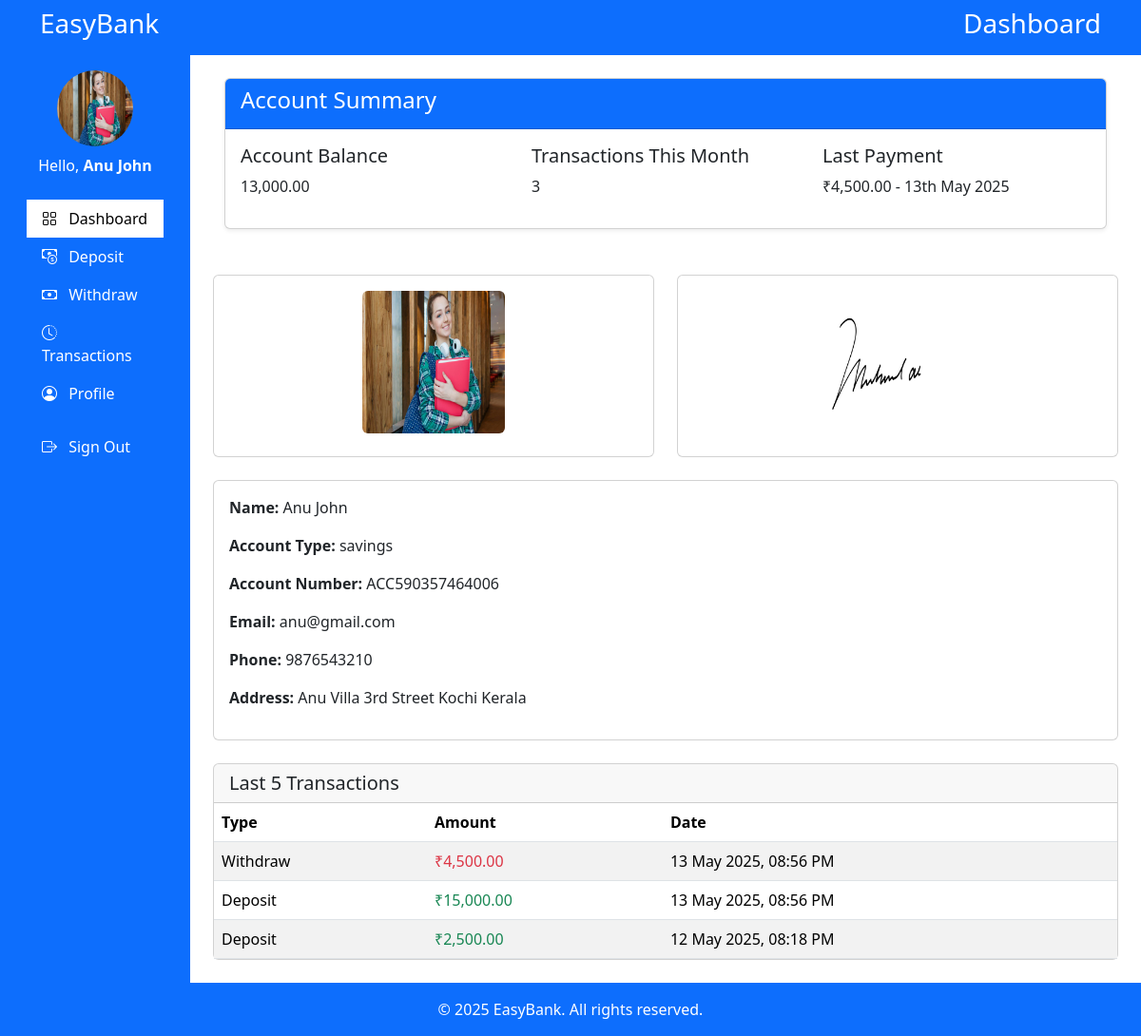
The page /dashboard.php (signed in) on the database its author committed.
### tables this page shows
CREATE TABLE IF NOT EXISTS `accounts` (
  `id` int NOT NULL AUTO_INCREMENT,
  `fullname` varchar(255) NOT NULL,
  `dob` date DEFAULT NULL,
  `gender` enum('Male','Female','Other') DEFAULT NULL,
  `email` varchar(191) NOT NULL,
  `phone` varchar(20) NOT NULL,
  `address` text NOT NULL,
  `account_type` varchar(50) NOT NULL,
  `pan_number` varchar(20) DEFAULT NULL,
  `photo` varchar(255) DEFAULT NULL,
  `id_proof` varchar(255) DEFAULT NULL,
  `signature` varchar(255) DEFAULT NULL,
  `account_number` varchar(20) NOT NULL,
  `password` varchar(255) NOT NULL,
  `created_at` timestamp NULL DEFAULT CURRENT_TIMESTAMP,
  `balance` decimal(10,2) NOT NULL DEFAULT '0.00',
  PRIMARY KEY (`id`),
  UNIQUE KEY `email` (`email`),
  UNIQUE KEY `account_number` (`account_number`)
);

CREATE TABLE IF NOT EXISTS `transactions` (
  `id` int NOT NULL AUTO_INCREMENT,
  `user_id` int NOT NULL,
  `type` enum('deposit','withdraw') NOT NULL,
  `amount` decimal(10,2) NOT NULL,
  `created_at` datetime DEFAULT CURRENT_TIMESTAMP,
  PRIMARY KEY (`id`),
  KEY `user_id` (`user_id`)
);

### dashboard.php (the view, shortened to what this page needs)
<?php
require 'db.php';
$user_id = $_SESSION['user_id'];
$stmt = $conn->prepare("SELECT fullname, email, phone, address, account_type,
photo, signature, account_number, balance FROM accounts WHERE id = ?");
$stmt->bind_param("i", $user_id);
$stmt->execute();
$stmt->bind_result(
    $fullname,
    $email,
    $phone,
    $address,
    $account_type,
    $photo,
    $signature,
    $account_number,
    $balance
);
$transactionsStmt = $conn->prepare("SELECT type, amount, created_at FROM transactions WHERE user_id = ? ORDER BY created_at DESC LIMIT 5");
$transactionsStmt->bind_param("i", $user_id);
$transactionsStmt->execute();
$transactionsResult = $transactionsStmt->get_result();
$month = date('m');
$year = date('Y');
$stmt = $conn->prepare("SELECT COUNT(*) AS txn_count FROM transactions WHERE user_id = ? AND MONTH(created_at) = ? AND YEAR(created_at) = ?");
$stmt->bind_param("iii", $user_id, $month, $year);
$stmt->execute();
$result = $stmt->get_result();
$row = $result->fetch_assoc();
$transactions_this_month = $row['txn_count'];
$last_amount = '0.00';
$last_date = 'No payments yet';
$stmt = $conn->prepare("SELECT amount, created_at FROM transactions WHERE user_id = ? ORDER BY created_at DESC LIMIT 1");
$stmt->bind_param("i", $user_id);
$stmt->execute();
$result = $stmt->get_result();
$last_payment = $result->fetch_assoc();
if ($last_payment) {
    $last_amount = '₹' . number_format($last_payment['amount'], 2);
    $last_date = date("jS M Y", strtotime($last_payment['created_at']));
}
?>
<!DOCTYPE html>
<html lang="en">
<head>
    <link href="https://cdn.jsdelivr.net/npm/bootstrap@5.3.3/dist/css/bootstrap.min.css" rel="stylesheet">
    <link href="https://cdn.jsdelivr.net/npm/bootstrap-icons@1.10.5/font/bootstrap-icons.css" rel="stylesheet">
</head>
<body>
    <nav class="navbar navbar-expand-lg navbar bg-primary">
        <div class="container">
            <h3 class="text-white">EasyBank</h3>
            <div class="d-flex">
                <div class=" text-end">
                    <h3 class="text-white">Dashboard</h3>
                </div>
            </div>
        </div>
    </nav>
    <div class="container-fluid">
        <div class="row">
            <div class="container-fluid">
                <div class="row">
                    <nav id="sidebarMenu" class="col-md-3 col-lg-2 d-md-block sidebar collapse">
                        <div class="position-sticky p-3">
                            <div class="text-center mb-4">
                                <img src="<?php echo htmlspecialchars($_SESSION['photo']); ?>" alt="User"
                                    class="rounded-circle" width="80" height="80">
                                <p class="mt-2">Hello,
                                    <strong><?php echo htmlspecialchars($_SESSION['user_name']); ?></strong>
                                </p>
                            </div>
                            <ul class="nav flex-column">
                                <li class="nav-item">
                                    <a href="dashboard.php" class="nav-link active text-white ">
                                        <i class="bi bi-grid me-2"></i> Dashboard
                                    </a>
                                </li>
                                <li class="nav-item">
                                    <a href="deposit.php" class="nav-link text-white">
                                        <i class="bi bi-cash-coin me-2"></i> Deposit
                                    </a>
                                </li>
                                <li class="nav-item">
                                    <a href="withdraw.php" class="nav-link text-white">
                                        <i class="bi bi-cash me-2"></i> Withdraw
                                    </a>
                                </li>
                                <li class="nav-item">
                                    <a href="transactions.php" class="nav-link text-white">
                                        <i class="bi bi-clock-history me-2"></i> Transactions
                                    </a>
                                </li>
                                <li class="nav-item">
                                    <a href="profile.php" class="nav-link text-white">
                                        <i class="bi bi-person-circle me-2"></i> Profile
                                    </a>
                                </li>
                                <li class="nav-item mt-3">
                                    <a href="logout.php" class="nav-link text-white">
                                        <i class="bi bi-box-arrow-right me-2"></i> Sign Out
                                    </a>
                                </li>
                            </ul>
                        </div>
                    </nav>
                    <main class="col-md-9 ms-sm-auto col-lg-10 px-md-4 py-4">
                        <div class="container">
                            <div class="card shadow-sm">
                                <div class="card-header bg-primary text-white">
                                    <h4>Account Summary</h4>
                                </div>
                                <div class="card-body">
                                    <div class="row">
                                        <div class="col-md-4">
                                            <h5>Account Balance</h5>
                                            <p><?php echo number_format($balance, 2); ?></p>
                                        </div>
                                        <div class="col-md-4">
                                            <h5>Transactions This Month</h5>
                                            <p><?php echo $transactions_this_month; ?></p>
                                        </div>
                                        <div class="col-md-4">
                                            <h5>Last Payment</h5>
                                            <p><?php echo $last_amount; ?> - <?php echo $last_date; ?></p>
                                        </div>
                                    </div>
                                </div>
                            </div>
                        </div>
                        <div class="row mt-5 mb-4">
                            <div class="col-md-6">
                                <div class="card">
                                    <div class="card-body text-center">
                                        <img src="<?php echo htmlspecialchars($photo); ?>" width="150"
                                            class="rounded mb-2" alt="Photo">
                                    </div>
                                </div>
                            </div>
                            <div class="col-md-6">
                                <div class="card">
                                    <div class="card-body text-center">
                                        <img src="<?php echo htmlspecialchars($signature); ?>" width="150"
                                            class="rounded mb-2" alt="Signature">
                                    </div>
                                </div>
                            </div>
                        </div>
                        <div class="card mb-4">
                            <div class="card-body">
                                <p><strong>Name:</strong> <?php echo htmlspecialchars($_SESSION['user_name']); ?></p>
                                <p><strong>Account Type:</strong> <?php echo htmlspecialchars($account_type); ?></p>
                                <p><strong>Account Number:</strong> <?php echo htmlspecialchars($account_number); ?></p>
                                <p><strong>Email:</strong> <?php echo htmlspecialchars($email); ?></p>
                                <p><strong>Phone:</strong> <?php echo htmlspecialchars($phone); ?></p>
                                <p><strong>Address:</strong> <?php echo htmlspecialchars($address); ?></p>
                            </div>
                        </div>
                        <div class="card">
                            <div class="card-header">
                                <h5 class="mb-0">Last 5 Transactions</h5>
                            </div>
                            <div class="card-body p-0">
                                <?php if ($transactionsResult->num_rows > 0): ?>
                                    <table class="table table-striped mb-0">
                                        <thead>
                                            <tr>
                                                <th>Type</th>
                                                <th>Amount</th>
                                                <th>Date</th>
                                            </tr>
                                        </thead>
                                        <tbody>
                                            <?php while ($transaction = $transactionsResult->fetch_assoc()): ?>
                                                <tr>
                                                    <td><?php echo ucfirst($transaction['type']); ?></td>
                                                    <td
                                                        class="<?php echo $transaction['type'] == 'withdraw' ? 'text-danger' : 'text-success'; ?>">
                                                        ₹<?php echo number_format($transaction['amount'], 2); ?>
                                                    </td>
                                                    <td><?php echo date('d M Y, h:i A', strtotime($transaction['created_at'])); ?>
                                                    </td>
                                                </tr>
                                            <?php endwhile; ?>
                                        </tbody>
                                    </table>
                                <?php else: ?>
                                    <p class="text-center py-3">No transactions found.</p>
                                <?php endif; ?>
                            </div>
                        </div>
                    </main>
                </div>
            </div>
        </div>
    </div>
    <footer class="text-center py-3 bg-primary text-white">
        &copy; <?php echo date('Y'); ?> EasyBank. All rights reserved.
    </footer>
</body>
</html>

### dashboard.php (style rules this page uses)
.sidebar { background-color: #0d6efd; color: white; min-height: 100vh; }
.sidebar a { color: white; text-decoration: none; }
.nav-link.active { background-color: white; color: black !important; }
@media (min-width: 768px) { #sidebarMenu { display: block !important; } }

### rows shown on the page
accounts: balance "13,000.00", photo (picture), signature (picture), account_type "savings", account_number "ACC590357464006", email "anu@gmail.com", phone "9876543210", address "Anu Villa 3rd Street Kochi Kerala"
transactions: amount "₹4,500.00", created_at "13th May 2025", type "Withdraw", amount "4,500.00", created_at "13 May 2025, 08:56 PM"
transactions: type "Deposit", amount "15,000.00", created_at "13 May 2025, 08:56 PM"
transactions: type "Deposit", amount "2,500.00", created_at "12 May 2025, 08:18 PM"

### other values the page prints
$_SESSION['user_name'] "Anu John"
$transactions_this_month "3"
